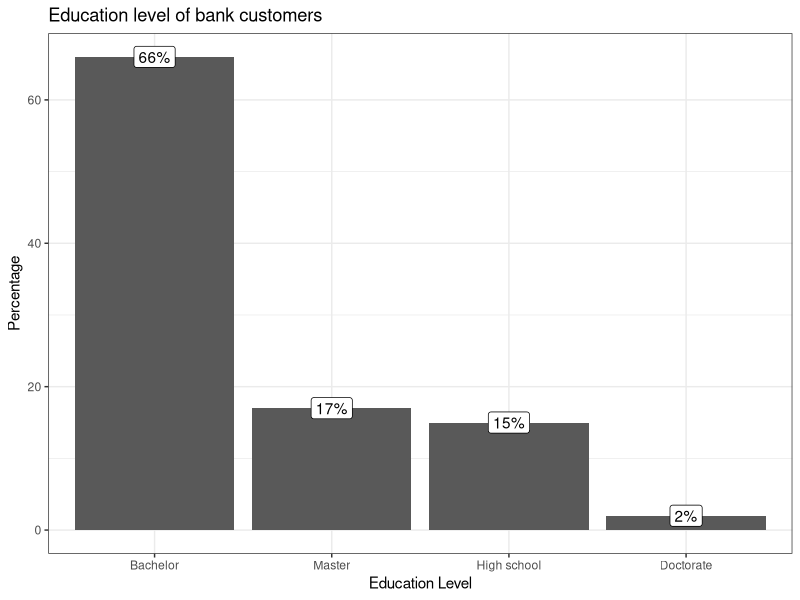

Generate this figure with R:
## ---- chunk 1
knitr::opts_chunk$set(echo = TRUE, eval = TRUE, warning = FALSE, message = FALSE, error = FALSE)
## ---- chunk 2

# Library
library(tidyverse)
library(kableExtra)

## ---- chunk 3

# Read in data
bank <- read_csv(here::here("data/banksurvey.csv"))

## ---- chunk 4

# Descriptive bar plot
bank %>% 
  group_by(education) %>% 
  summarise(perc = n()/nrow(bank) * 100) %>% 
  as.data.frame() %>% 
  ggplot(aes(x = fct_reorder(education, -perc), 
             y = perc)) + 
  geom_col() + 
  theme_bw() + 
  labs(x = "Education Level", 
       y = "Percentage", 
       title = "Education level of bank customers") + 
  geom_label(aes(label = paste0(perc, "%"), 
                 vjust = 0.5))

## ---- chunk 5

# Descriptive statistics
bank %>% 
  summarise(Min = min(income), 
            Q1 = round(quantile(income, 0.25), 1), 
            Median = round(median(income), 1), 
            Mean = round(mean(income), 1), 
            Q3 = round(quantile(income, 0.75), 1), 
            Max = max(income)) %>% 
  kable(caption = "Annual gross income of bank customers (in thousands)")
